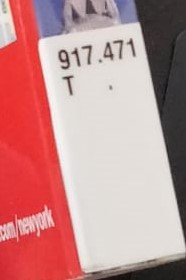
#> input picture binarisation_filter/2.jpeg, 186 x 280 px; its folder holds 4 pictures in this run
$ python binarisation_v1.py   (older library calls are emulated)
#> lines starting #> are read from the running program, lines starting #| are printed output that depends on the picture; after the words box and inside, x2 and y2 are one past the last pixel; in counts of white or black regions, pixels touching at a corner belong together
import cv2.cv2 as cv2
import numpy as np
import os
def apply_threshold(img, argument):
    switcher = {
        1: cv2.threshold(cv2.GaussianBlur(img, (9, 9), 0), 0, 255, cv2.THRESH_BINARY + cv2.THRESH_OTSU)[1],
        2: cv2.threshold(cv2.GaussianBlur(img, (7, 7), 0), 0, 255, cv2.THRESH_BINARY + cv2.THRESH_OTSU)[1],
        3: cv2.threshold(cv2.GaussianBlur(img, (5, 5), 0), 0, 255, cv2.THRESH_BINARY + cv2.THRESH_OTSU)[1],
        4: cv2.threshold(cv2.medianBlur(img, 5), 0, 255, cv2.THRESH_BINARY + cv2.THRESH_OTSU)[1],
        5: cv2.threshold(cv2.medianBlur(img, 3), 0, 255, cv2.THRESH_BINARY + cv2.THRESH_OTSU)[1],
        6: cv2.adaptiveThreshold(cv2.GaussianBlur(img, (1, 1), 0), 255, cv2.ADAPTIVE_THRESH_GAUSSIAN_C, cv2.THRESH_BINARY, 31, 17),
        7: cv2.adaptiveThreshold(cv2.medianBlur(img, 3), 255, cv2.ADAPTIVE_THRESH_GAUSSIAN_C, cv2.THRESH_BINARY, 31, 2),
        8: cv2.adaptiveThreshold(cv2.GaussianBlur(img, (1, 1), 0), 255, cv2.ADAPTIVE_THRESH_GAUSSIAN_C, cv2.THRESH_BINARY, 21, 15),
    }
    return switcher.get(argument, "Invalid method")

def split_images(img):
    b,g,r = cv2.split(img)
    # [5 lines of commented-out code are left out]
    my_img = cv2.merge((b, g, r-195))
    cv2.imwrite(os.path.join("./", "colored" +".jpg"), my_img)
    return my_img

    # [8 lines of commented-out code are left out]


for i in range (2,3):
    actual_img = cv2.imread(str(i)+".jpeg")
#> actual_img is the input picture: shape (280, 186, 3); mean B, G, R 142.8, 142.9, 194.8
    # cv2.imshow("input"+str(i),actual_img)
    # actual_img=cv2.resize(actual_img,None,fx=3,fy=3,interpolation=cv2.INTER_CUBIC)
    img = cv2.cvtColor(actual_img,cv2.COLOR_BGR2GRAY)
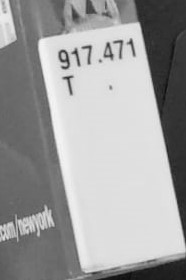
#> img: shape (280, 186); min 13, max 246, mean 158.4
    print(np.size(img,1))
#| 186
    # [12 lines of commented-out code are left out]
    kernel = np.ones((1, 1), np.uint8)
    # img = cv2.GaussianBlur(img, (33,33), 0)
    img = cv2.dilate(img, kernel, iterations=1)
    img = cv2.erode(img, kernel, iterations=1)
    # [12 lines of commented-out code are left out]
    for j in range(7,9):
        # new_image = img
        new_image = apply_threshold(img, j)
        # new_image = cv2.dilate(new_image, kernel, iterations=1)
        # new_image = cv2.erode(new_image, kernel, iterations=1)
        # added1 = cv2.add(new_image,new_image)
        cv2.imshow("output"+str(i) + "_" + str(j),new_image)
        cv2.imwrite("final" + str(i) + "_" + str(j) + ".jpg", new_image)
#> this loop made 2 passes
#> pass 1, `new_image = apply_threshold(img, j)`:
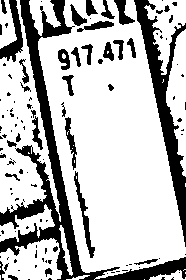
#> new_image: shape (280, 186); 73.8% white; 120 black regions (83 under 20 px), largest, box (x1, y1, x2, y2) and area: (0, 0, 186, 280) 6571, (134, 0, 186, 247) 3037, (0, 0, 23, 62) 571
#> pass 2, `new_image = apply_threshold(img, j)`:
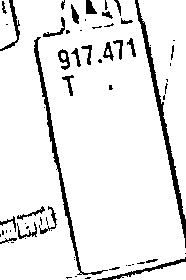
#> new_image: shape (280, 186); 91.7% white; 64 black regions (38 under 20 px), largest, box (x1, y1, x2, y2) and area: (135, 0, 186, 248) 1095, (34, 37, 108, 275) 969, (97, 257, 186, 280) 282


# save_path = os.path.join(output_path, file_name + "_filter_" + str(method) + ".jpg")
# cv2.imwrite(save_path, img)


cv2.waitKey(0)
cv2.destroyAllWindows()
